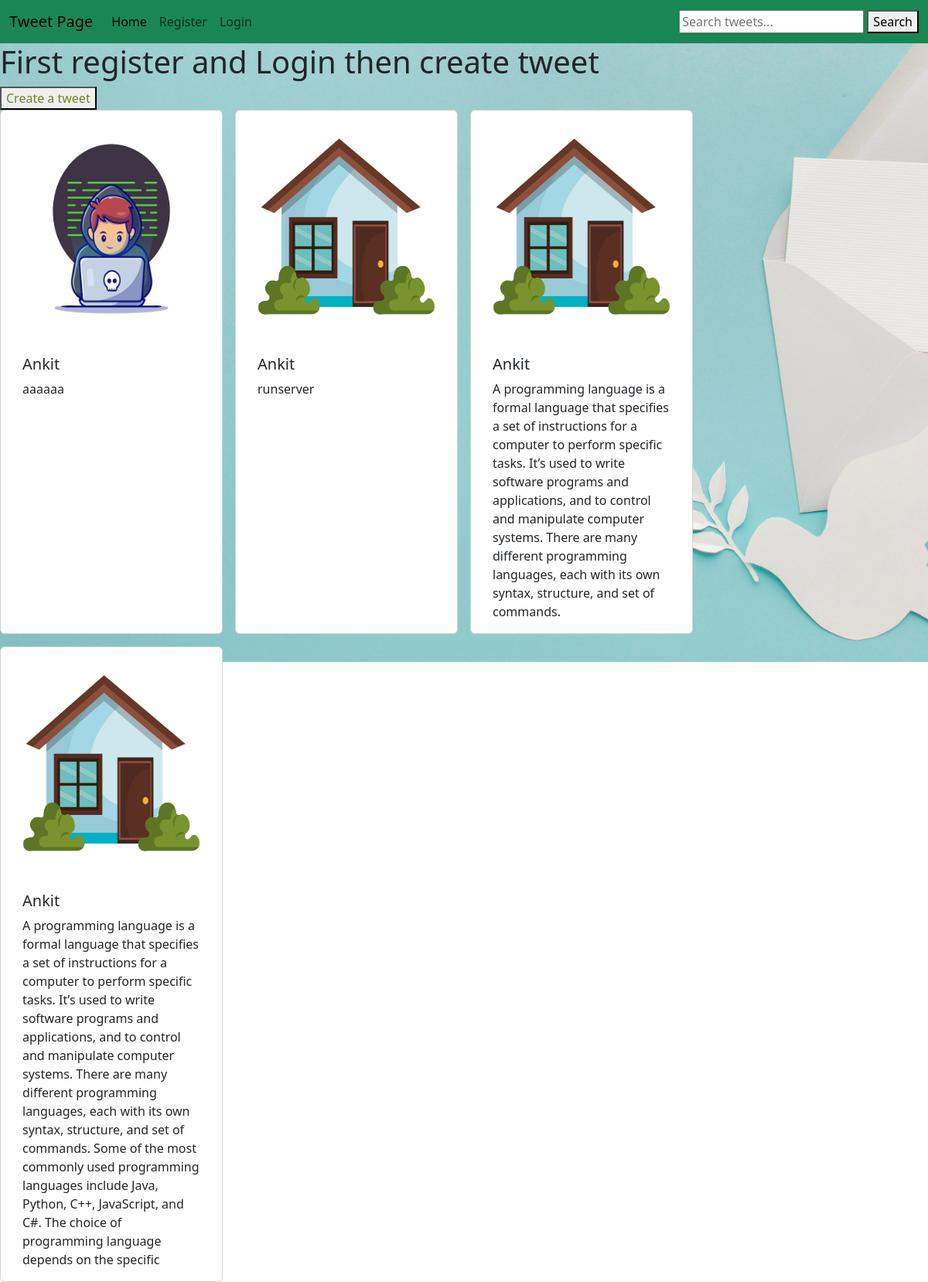
The page / on the database its author committed.
### tweet/models.py (models this page shows, shortened)
class Tweet(models.Model):
    user = models.ForeignKey(User, on_delete=models.CASCADE)
    text = models.TextField(max_length=500)
    photo = models.ImageField(upload_to="Photos/", blank=True, null=True)
    created_at = models.DateTimeField(auto_now_add=True)
    updated_at = models.DateTimeField(auto_now=True)

### tweet/views.py (the view)
# urls.py: path('' , views.tweet_list ,name="tweet_list"),
def tweet_list(request):
    tweets = Tweet.objects.all().order_by("-created_at")
    return render(request, "tweet_list.html", {"tweets": tweets})

### tweet/templates/tweet_list.html (shortened to what this page needs)
{% extends 'layout.html' %}
{% block content %}
<div class="bg-image" style="background-image: url('/static/space.jpg'); height: 100vh; background-size: cover; background-position: center;">
  <h1> First register and Login  then create tweet </h1>
  <button class="btn-primary">
    <a href="{% url 'tweet_create' %}"  style="text-decoration: none; color: rgb(110, 131, 32);">Create a tweet</a>
  </button>
  <div class="container row gap-3">
    {% for tweet in tweets %}
    <div class="card" style="width: 18rem">
      {% if tweet.photo %}
      <img src="{{ tweet.photo.url }}" class="card-img-top" alt="Tweet image"  height="300px" width="800px"/>
      {% endif %}
      <div class="card-body ">
        <h5 class="card-title">{{ tweet.user.username }}</h5>
        <p class="card-text fw-normal">{{ tweet.text }}</p>
      </div>
    </div>
    {% endfor %}
  </div>
</div>
{% endblock %}

### templates/layout.html (shortened to what this page needs)
{% load static %}
<!DOCTYPE html>
<html lang="eng">
  <head>
    <link
      href="https://cdn.jsdelivr.net/npm/bootstrap@5.3.3/dist/css/bootstrap.min.css"
      rel="stylesheet"
    />
  </head>
  <body >
    <nav class="navbar navbar-expand-sm bg-success min-w-fit">
      <div class="container-fluid">
        <a class="navbar-brand" href="#">Tweet Page</a>
        <div class="collapse navbar-collapse" id="navbarNavAltMarkup">
          <div class="navbar-nav">
            <a class="nav-link active" aria-current="page" href="{% url 'tweet_list' %}">Home</a>
            {% if user.is_authenticated %}
            <form method="post" action="{% url 'logout' %}">
              {% csrf_token %}
              <button class="btn btn-danger" type="submit">Logout</button>
            </form>
            {% else %}
          <a class="nav-link" href="{% url 'register' %}">Register</a>
          <a class="nav-link" href="{% url 'login' %}">Login</a>
          {% endif %}
          </div>
        </div>
        <div>
          <form method="GET" action="{% url 'search' %}">
            <input type="text" name="q" placeholder="Search tweets...">
            <button type="submit">Search</button>
          </form>
        </div>
      </div>
    </nav>
    {% block content %}
    {% endblock %}
  </body>
</html>

### rows shown on the page
Tweet: photo (placeholder picture), user.username "Ankit", text "aaaaaa"
Tweet: photo (picture), user.username "Ankit", text "runserver"
Tweet: photo (picture), user.username "Ankit", text "A programming language is a formal language that specifies a set of instructions for a computer to perform specific tasks. It’s used to write software programs and applications, and to control and manipulate computer systems. There are many different programming languages, each with its own syntax, structure, and set of commands."
Tweet: photo (picture), user.username "Ankit", text "A programming language is a formal language that specifies a set of instructions for a computer to perform specific tasks. It’s used to write software programs and applications, and to control and manipulate computer systems. There are many different programming languages, each with its own syntax, structure, and set of commands. Some of the most commonly used programming languages include Java, Python, C++, JavaScript, and C#. The choice of programming language depends on the specific"
